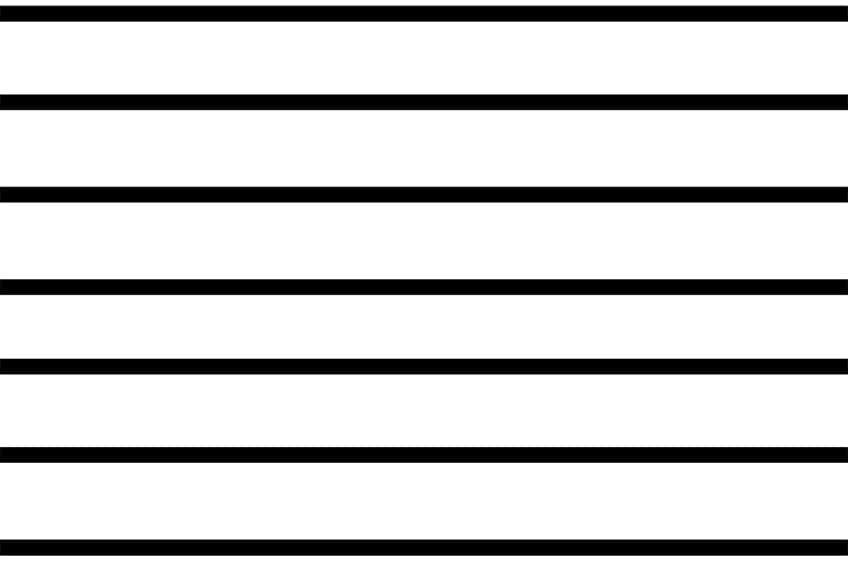
//> input picture resources/horizontal-lines.jpg, 848 x 565 px
$ ./main   (built with g++ and OpenCV 4)
//> lines starting //> are read from the running program, lines starting //| are printed output that depends on the picture
//> further down, image is the input picture: 565 rows x 848 cols, CV_8UC1; min 0, max 255, mean 205.4
#include <opencv2/opencv.hpp>
#include <iostream>
#include <cmath>
#include <vector>
#include <queue>

using namespace std;
using namespace cv;

Mat applyMedianFilter(const Mat& src, int ksize = 3) {
    int half = ksize / 2;
    Mat dst = Mat::zeros(src.size(), src.type());

    Mat padded;
    copyMakeBorder(src, padded, half, half, half, half, BORDER_REFLECT101);

    for (int y = 0; y < src.rows; ++y) {
        for (int x = 0; x < src.cols; ++x) {
            vector<uchar> window;

            for (int i = -half; i <= half; ++i) {
                for (int j = -half; j <= half; ++j) {
                    window.push_back(padded.at<uchar>(y + i + half, x + j + half));
                }
            }

            sort(window.begin(), window.end());
            dst.at<uchar>(y, x) = window[window.size() / 2];
        }
    }

    return dst;
}


Mat createGaussianKernel(int ksize, double sigma) {
//> called with ksize = 7, sigma = 2.5
    int half = ksize / 2;
    Mat kernel(ksize, ksize, CV_64F);
    double sum = 0.0;
    for (int i = -half; i <= half; ++i) {
        for (int j = -half; j <= half; ++j) {
            double value = (1.0 / (2 * CV_PI * sigma * sigma)) *
                exp(-(i * i + j * j) / (2 * sigma * sigma));
            kernel.at<double>(i + half, j + half) = value;
            sum += value;
        }
    }
    kernel /= sum;
    return kernel;
}

Mat applyGaussianFilter(const Mat& src, const Mat& kernel) {
    int ksize = kernel.rows;
    int half = ksize / 2;
    Mat dst = Mat::zeros(src.size(), src.type());
    Mat padded;
    copyMakeBorder(src, padded, half, half, half, half, BORDER_REFLECT101);
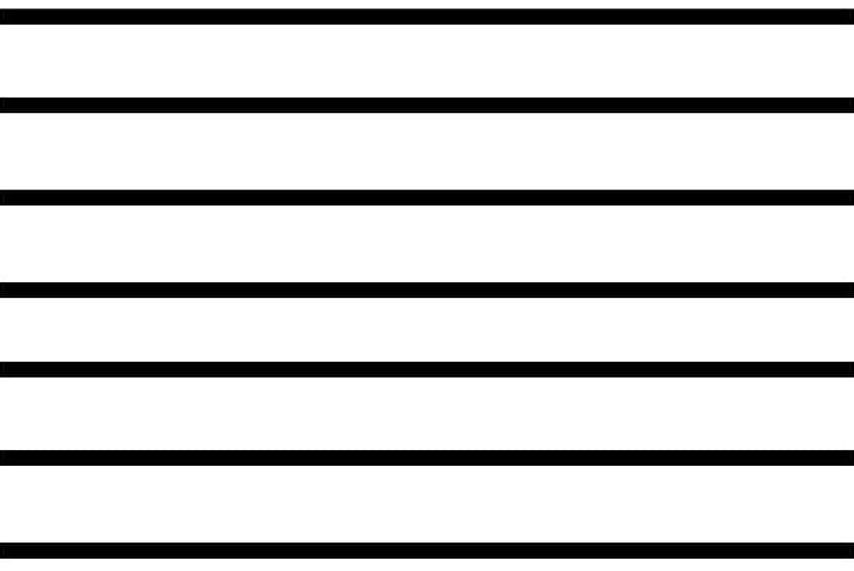
//> padded: 571 rows x 854 cols, CV_8UC1; min 0, max 255, mean 205.9
    for (int y = 0; y < src.rows; ++y) {
        for (int x = 0; x < src.cols; ++x) {
            vector<uchar> window;

            for (int i = 0; i < ksize; ++i) {
                for (int j = 0; j < ksize; ++j) {
                    window.push_back(padded.at<uchar>(y + i, x + j));
                }
            }

            sort(window.begin(), window.end());
            dst.at<uchar>(y, x) = window[window.size() / 2];
        }
    }

    return dst;
}

void computeGradientAndDirection(const Mat& image, Mat& magnitude, Mat& direction) {
    int kx[3][3] = {
        {-1, 0, 1},
        {-2, 0, 2},
        {-1, 0, 1}
    };
    int ky[3][3] = {
        {-1, -2, -1},
        { 0,  0,  0},
        { 1,  2,  1}
    };
    magnitude = Mat::zeros(image.size(), CV_64F);
    direction = Mat::zeros(image.size(), CV_64F);
    Mat padded;
    copyMakeBorder(image, padded, 1, 1, 1, 1, BORDER_REFLECT101);
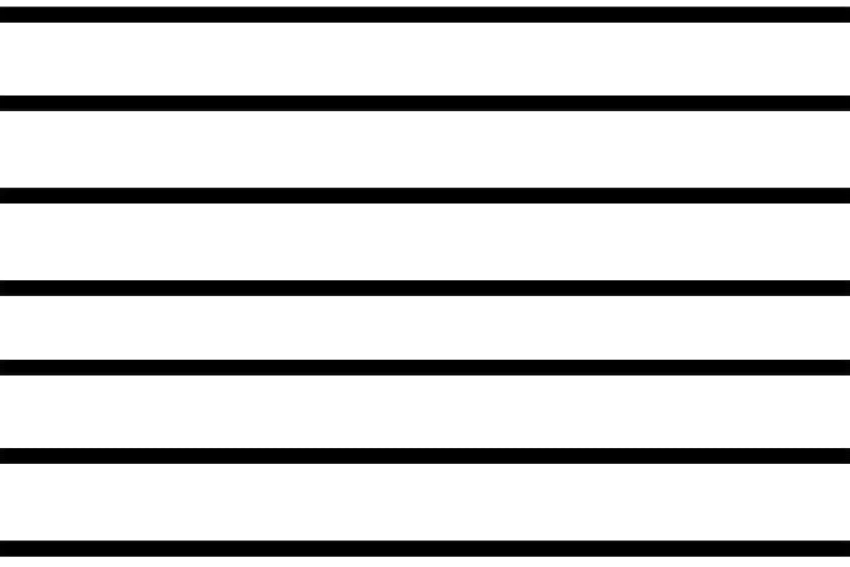
//> padded: 567 rows x 850 cols, CV_8UC1; min 0, max 255, mean 205.6
    for (int y = 0; y < image.rows; ++y) {
        for (int x = 0; x < image.cols; ++x) {
            double gx = 0.0, gy = 0.0;
            for (int i = 0; i < 3; ++i) {
                for (int j = 0; j < 3; ++j) {
                    uchar pixel = padded.at<uchar>(y + i, x + j);
                    gx += pixel * kx[i][j];
                    gy += pixel * ky[i][j];
                }
            }
            magnitude.at<double>(y, x) = sqrt(gx * gx + gy * gy);
            direction.at<double>(y, x) = atan2(gy, gx) * 180.0 / CV_PI;
            if (direction.at<double>(y, x) < 0)
                direction.at<double>(y, x) += 180;
        }
    }
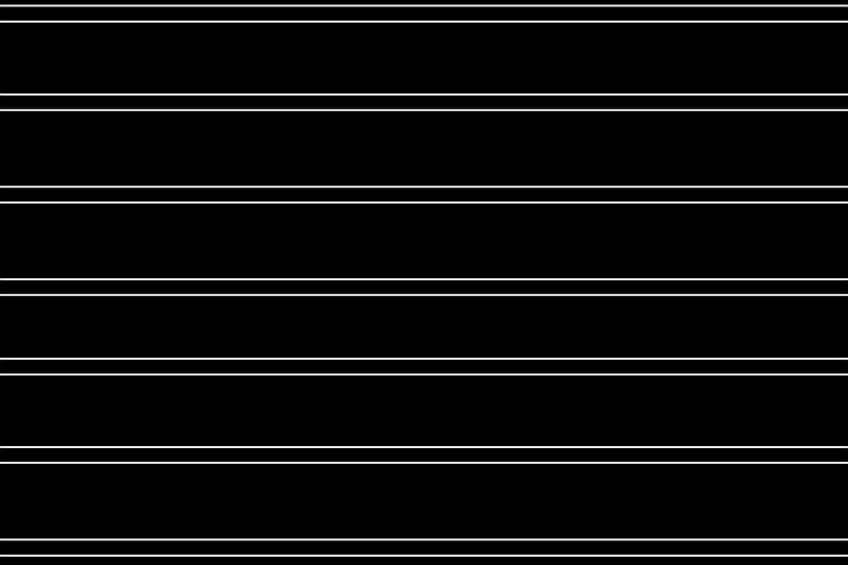
//> magnitude: 565 rows x 848 cols, CV_64FC1; min 0, max 1020, mean 50.6; drawn with min black and max white
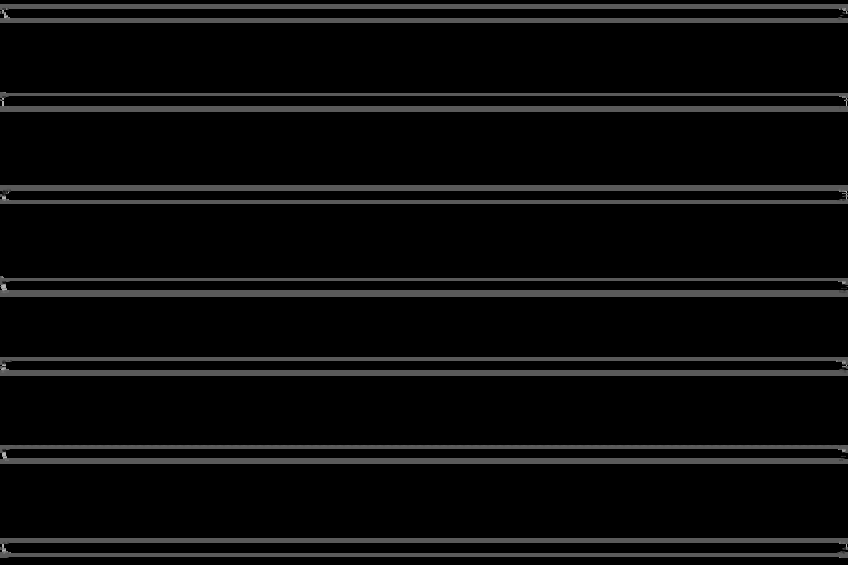
//> direction: 565 rows x 848 cols, CV_64FC1; min 0, max 180, mean 11
}

Mat nonMaximumSuppression(const Mat& magnitude, const Mat& direction) {
    Mat suppressed = Mat::zeros(magnitude.size(), CV_64F);
    for (int y = 1; y < magnitude.rows - 1; ++y) {
        for (int x = 1; x < magnitude.cols - 1; ++x) {
            double angle = direction.at<double>(y, x);
            double mag = magnitude.at<double>(y, x);
            double q = 0.0, r = 0.0;
            if ((angle >= 0 && angle < 22.5) || (angle >= 157.5 && angle <= 180)) {
                q = magnitude.at<double>(y, x + 1);
                r = magnitude.at<double>(y, x - 1);
            } else if (angle >= 22.5 && angle < 67.5) {
                q = magnitude.at<double>(y - 1, x + 1);
                r = magnitude.at<double>(y + 1, x - 1);
            } else if (angle >= 67.5 && angle < 112.5) {
                q = magnitude.at<double>(y - 1, x);
                r = magnitude.at<double>(y + 1, x);
            } else if (angle >= 112.5 && angle < 157.5) {
                q = magnitude.at<double>(y + 1, x + 1);
                r = magnitude.at<double>(y - 1, x - 1);
            }
            if (mag >= q && mag >= r)
                suppressed.at<double>(y, x) = mag;
        }
    }
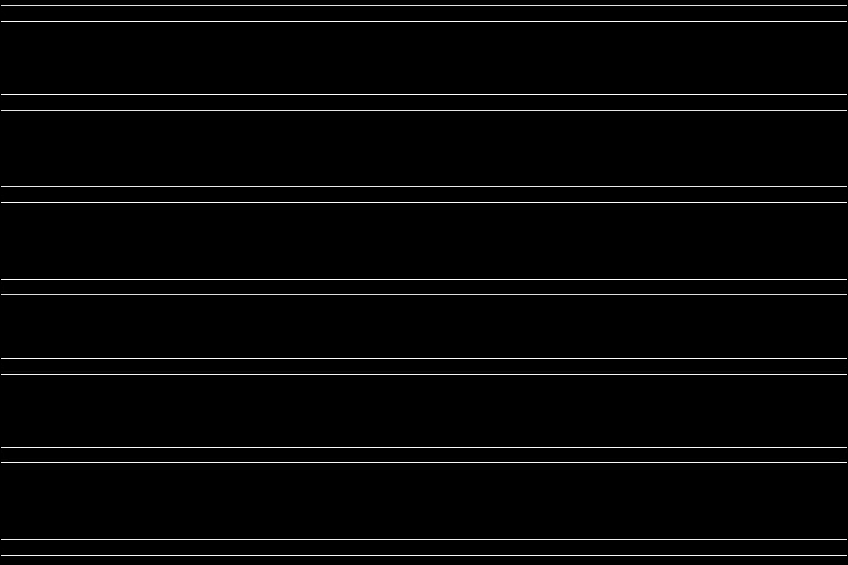
//> suppressed: 565 rows x 848 cols, CV_64FC1; min 0, max 1020, mean 24.2; drawn with min black and max white
    return suppressed;
}

Mat cannyEdgeDetection(const Mat& image) {
    //Mat denoised = applyMedianFilter(image, 5);
    Mat kernel = createGaussianKernel(7, 2.5);
    Mat blurred = applyGaussianFilter(image, kernel);
    Mat magnitude, direction;
    computeGradientAndDirection(blurred, magnitude, direction);
    Mat suppressed = nonMaximumSuppression(magnitude, direction);

    double minVal, maxVal;
    minMaxLoc(suppressed, &minVal, &maxVal);
//> minVal = 0; maxVal = 1020
    double highThreshold = 0.3 * maxVal;
//> highThreshold = 306
    double lowThreshold = 0.1 * maxVal;
//> lowThreshold = 102

    Mat edges = Mat::zeros(suppressed.size(), CV_8U);
    for (int i = 1; i < suppressed.rows - 1; ++i) {
        for (int j = 1; j < suppressed.cols - 1; ++j) {
            double val = suppressed.at<double>(i, j);
            if (val >= highThreshold) {
                edges.at<uchar>(i, j) = 255;
            } else if (val >= lowThreshold) {
                edges.at<uchar>(i, j) = 128;
            }
        }
    }
//> edges: 565 rows x 848 cols, CV_8UC1; 2.5% white in thin lines or dots

    queue<Point> q;
    for (int y = 1; y < edges.rows - 1; y++) {
        for (int x = 1; x < edges.cols - 1; x++) {
            if (edges.at<uchar>(y, x) == 255) {
                q.push(Point(x, y));
            }
        }
    }
//> after the loop, q = 11844 items

    while (!q.empty()) {
        Point p = q.front(); q.pop();
        for (int dy = -1; dy <= 1; dy++) {
            for (int dx = -1; dx <= 1; dx++) {
                int nx = p.x + dx;
                int ny = p.y + dy;
                if (edges.at<uchar>(ny, nx) == 128) {
                    edges.at<uchar>(ny, nx) = 255;
                    q.push(Point(nx, ny));
                }
            }
        }
    }
//> this loop made 11844 passes
//> p on passes 1 to 3: Point(1, 5), Point(2, 5), Point(3, 5)
//> after the loop, q = 0 items

    for (int y = 0; y < edges.rows; y++) {
        for (int x = 0; x < edges.cols; x++) {
            if (edges.at<uchar>(y, x) == 128)
                edges.at<uchar>(y, x) = 0;
        }
    }

    return edges;
}

void houghTransform(const Mat& edgeImage, vector<pair<int, int>>& lines, int threshold = 60) {
//> called with threshold = 60
    int width = edgeImage.cols;
//> width = 848
    int height = edgeImage.rows;
//> height = 565
    int numAngles = 180;
    vector<double> sinTable(numAngles), cosTable(numAngles);
    for (int t = 0; t < numAngles; ++t) {
        double theta = (t - 90) * CV_PI / 180.0;
        sinTable[t] = sin(theta);
        cosTable[t] = cos(theta);
    }
    int maxRho = static_cast<int>(sqrt(width * width + height * height));
//> maxRho = 1018
    int accumulatorHeight = 2 * maxRho;
//> accumulatorHeight = 2036
    Mat accumulator = Mat::zeros(accumulatorHeight, numAngles, CV_32SC1);

    for (int y = 0; y < height; ++y) {
        for (int x = 0; x < width; ++x) {
            if (edgeImage.at<uchar>(y, x) > 250) {
                for (int t = 0; t < numAngles; ++t) {
                    double rho = x * cosTable[t] + y * sinTable[t];
                    int r = static_cast<int>(round(rho)) + maxRho;
                    if (r >= 0 && r < accumulatorHeight) {
                        accumulator.at<int>(r, t)++;
                    }
                }
            }
        }
    }
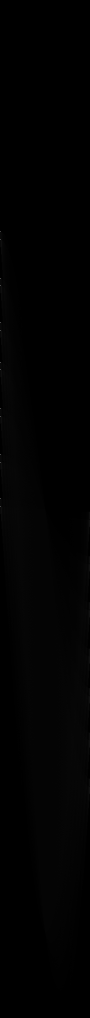
//> accumulator: 2036 rows x 180 cols, CV_32SC1 (shown at 1/2 size); min 0, max 846, mean 5.8; drawn with min black and max white

    for (int r = 0; r < accumulator.rows; ++r) {
        for (int t = 0; t < accumulator.cols; ++t) {
            if (accumulator.at<int>(r, t) >= threshold) {
                lines.emplace_back(r - maxRho, t - 90);
            }
        }
    }
//> after the loop, lines = 14 pairs, first 12: [-555, -90], [-539, -90], [-462, -90], [-447, -90], [-374, -90], [-358, -90], [-294, -90], [-279, -90], [-202, -90], [-186, -90], [-110, -90], [-94, -90]
}

void drawHoughLines(Mat& image, const vector<pair<int, int>>& lines) {
    for (const auto& houghLine : lines) {
        int rho = houghLine.first;
        double thetaDeg = houghLine.second;
        if (thetaDeg < 20 || thetaDeg > 160) continue;

        double theta = thetaDeg * CV_PI / 180.0;
        double a = cos(theta), b = sin(theta);
        double x0 = a * rho, y0 = b * rho;
        Point pt1(cvRound(x0 + 1000 * (-b)), cvRound(y0 + 1000 * (a)));
        Point pt2(cvRound(x0 - 1000 * (-b)), cvRound(y0 - 1000 * (a)));

        if (norm(pt1 - pt2) > 100)
            line(image, pt1, pt2, Scalar(0, 255, 0), 2, LINE_AA);
    }
}

vector<pair<int, int>> filterSimilarLines(const vector<pair<int, int>>& lines, int rhoThresh = 10, int thetaThresh = 1) {
    vector<pair<int, int>> filtered;
    for (const auto& current : lines) {
        bool isDuplicate = false;
        for (const auto& existing : filtered) {
            if (abs(current.first - existing.first) < rhoThresh &&
                abs(current.second - existing.second) < thetaThresh) {
                isDuplicate = true;
                break;
            }
        }
        if (!isDuplicate) {
            filtered.push_back(current);
        }
    }
    return filtered;
}

int main() {
    Mat image = imread("../resources/horizontal-lines.jpg", IMREAD_GRAYSCALE);
    if (image.empty()) {
        cerr << "Eroare: Imaginea nu a putut fi încărcată.\n";
        return 1;
    }

    Mat edges = cannyEdgeDetection(image);

    vector<pair<int, int>> lines;
    houghTransform(edges, lines, 60);
    lines = filterSimilarLines(lines, 20, 2);
//> the loop in filterSimilarLines, `for (const auto& current : lines)` made 14 passes
//> lines = 7 pairs: [-555, -90], [-462, -90], [-374, -90], [-294, -90], [-202, -90], [-110, -90], [-21, -90]

    Mat colorImage;
    cvtColor(edges, colorImage, COLOR_GRAY2BGR);
//> colorImage: 565 rows x 848 cols, CV_8UC3; 2.5% white in thin lines or dots
    drawHoughLines(colorImage, lines);
//> the loop in drawHoughLines, `for (const auto& houghLine : lines)` made 7 passes
//> (houghLine, rho) on passes 1 to 7: ((-555, -90), -555), ((-462, -90), -462), ((-374, -90), -374), ((-294, -90), -294), ((-202, -90), -202), ((-110, -90), -110), ((-21, -90), -21)

    imshow("Imagine originala grayscale", image);
    imshow("Muchii (Canny adaptiv)", edges);
    imshow("Linii detectate (Hough filtrat)", colorImage);

    waitKey(0);
    return 0;
}
